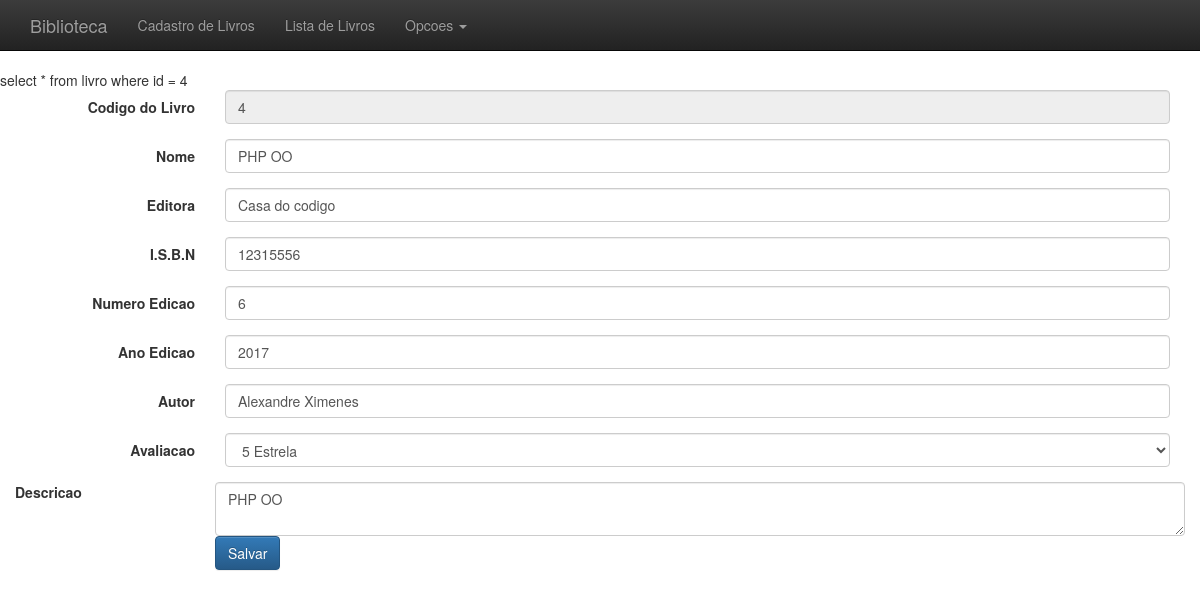
The app's page /livro/cadastrolivro.php?acao=editar&codigo=4 with its own data.
### tables this page shows
CREATE TABLE `livro` (
  `id` int(11) NOT NULL AUTO_INCREMENT,
  `nome` varchar(255) NOT NULL,
  `editora` varchar(100) DEFAULT NULL,
  `isbn` int(11) DEFAULT NULL,
  `numero_edicao` int(11) DEFAULT NULL,
  `ano_edicao` int(11) DEFAULT NULL,
  `autor` varchar(100) DEFAULT NULL,
  `avaliacao` enum('1 estrela','2 estrela','3 estrela','4 estrela','5 estrela') DEFAULT NULL,
  `descricao` text,
  PRIMARY KEY (`id`)
);

### livro/cadastrolivro.php (the view, shortened to what this page needs)
<?php require_once("cabecalho.php");
	require_once("funcoes_prova2.php");
if(isset($_GET['codigo']) && isset($_GET['acao']) == 'editar'){
	$livro = editarLivro($conexao, $_GET);
}
?>
	<div class="container theme-showcase" role="main">
		<form action="cadastrolivro.php" method="POST" class="form-horizontal">
			<div class="form-group">
				<label for="codigo" class="col-sm-2 control-label">Codigo do Livro</label>
				<div class="col-sm-10">
					<input type="number" id="codigo" name="codigo"
						value="<?=$livro["id"]?>" class="form-control"
					 readonly="readonly"/>
				</div>
			</div>
			<div class="form-group">
				<label for="livro" class="col-sm-2 control-label">Nome</label>
				<div class="col-sm-10">
					<input type="text" name="nome" required value="<?=$livro["nome"]?>" id="nome" class="form-control"
						placeholder="Digite o nome do livro" tabindex="1" autofocus="autofocus" accesskey="n"/>
				</div>
			</div>
			<div class="form-group">
				<label for="editora" class="col-sm-2 control-label">Editora</label>
				<div class="col-sm-10">
					<input type="text" name="editora" value="<?=$livro["editora"]?>" id="editora" class="form-control"
					placeholder="Digite o nome da editora" tabindex="2"/>
				</div>
			</div>
			<div class="form-group">
				<label for="isbn" class="col-sm-2 control-label">I.S.B.N</label>
				<div class="col-sm-10">
					<input type="text" name="isbn" value="<?=$livro["isbn"]?>"
						id="isbn" class="form-control" placeholder="Digite o codigo I.S.B.N do livro" tabindex="3"/>
				</div>
			</div>
			<div class="form-group">
				<label for="numero_edicao" class="col-sm-2 control-label">Numero Edicao</label>
				<div class="col-sm-10">
					<input type="number" name="numero_edicao" value="<?=$livro["numero_edicao"]?>"
						id="numero_edicao" class="form-control" placeholder="Digite o numero da edicao"
						tabindex="4" pattern="\d+"/>
				</div>
			</div>
			<div class="form-group">
				<label for="ano_edicao" class="col-sm-2 control-label">Ano Edicao</label>
				<div class="col-sm-10">
					<input type="text" name="ano_edicao" value="<?=$livro["ano_edicao"]?>"
						id="ano_edicao" class="form-control" placeholder="Digite o ano com 4 digitos ex: 2017"
						tabindex="5" pattern="\d{4}" accesskey="a"/>
				</div>
			</div>
			<div class="form-group">
				<label for="autor" class="col-sm-2 control-label">Autor</label>
				<div class="col-sm-10">
					<input type="text" name="autor" value="<?=$livro["autor"]?>" id="autor"
						class="form-control" placeholder="Digite o autor do livro" tabindex="6"/>
				</div>
			</div>
			<div class="form-group">
				<label for="avaliacao" class="col-sm-2 control-label" >Avaliacao</label>
				<div class="col-sm-10">
					<select name="avaliacao" id="avaliacao" class="form-control" tabindex="7" onchange="avaliacao(this.value)">
						<option value="5" <?=$avaliacao = $livro["avaliacao"] == '5 estrela' ? "selected='selected'" : "" ?>>5 Estrela</option>
					</select>
				</div>
			</div>
			</div>
			<div class="form-group">
				<label for="descricao" class="col-sm-2 control-label">Descricao</label>
				<div class="col-sm-10">
					<textarea name="descricao" id="descricao" tabindex="8" class="form-control"
						placeholder="Digite a Descricao"><?=$livro["descricao"]?></textarea>
				</div>
			</div>
			<div class="form-group">
				<div class="col-sm-offset-2 col-sm-10">
					<input type="submit" value="Salvar" class="btn btn-primary" tabindex="8" accesskey="s"/>
				</div>
			</div>
	<?php require_once 'rodape.php';?>

### livro/style/theme.css (style rules this page uses)
body { padding-top: 70px; padding-bottom: 30px; }

### records on screen
livro: codigo "4", nome "PHP OO", editora "Casa do codigo", isbn "12315556", numero_edicao "6", ano_edicao "2017", autor "Alexandre Ximenes", descricao "PHP OO"

### other values on screen
$query "select * from livro where id = 4"
